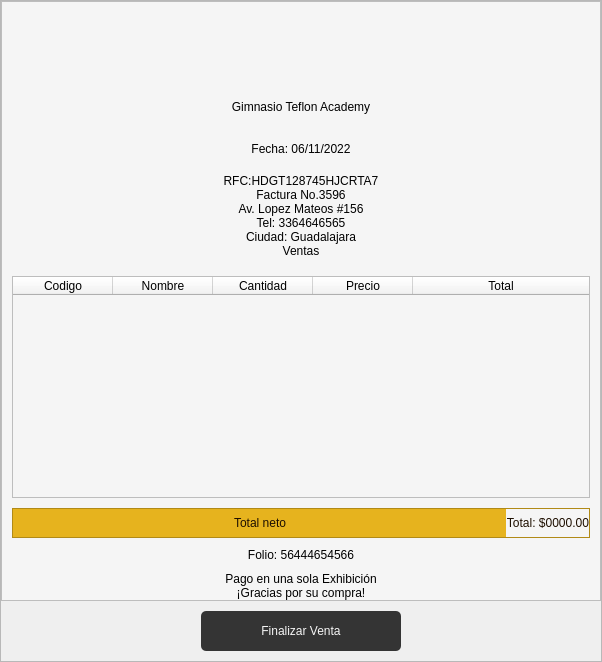
                     <widget class="QFrame" name="frame_44">
                      <property name="minimumSize">
                       <size>
                        <width>0</width>
                        <height>0</height>
                       </size>
                      </property>
                      <property name="maximumSize">
                       <size>
                        <width>700</width>
                        <height>16777215</height>
                       </size>
                      </property>
                      <property name="styleSheet">
                       <string notr="true"/>
                      </property>
                      <property name="frameShape">
                       <enum>QFrame::StyledPanel</enum>
                      </property>
                      <property name="frameShadow">
                       <enum>QFrame::Raised</enum>
                      </property>
                      <layout class="QVBoxLayout" name="verticalLayout_8">
                       <property name="spacing">
                        <number>0</number>
                       </property>
                       <property name="leftMargin">
                        <number>0</number>
                       </property>
                       <property name="topMargin">
                        <number>0</number>
                       </property>
                       <property name="rightMargin">
                        <number>0</number>
                       </property>
                       <property name="bottomMargin">
                        <number>0</number>
                       </property>
                       <item alignment="Qt::AlignHCenter|Qt::AlignVCenter">
                        <widget class="QFrame" name="frame_10">
                         <property name="minimumSize">
                          <size>
                           <width>600</width>
                           <height>600</height>
                          </size>
                         </property>
                         <property name="maximumSize">
                          <size>
                           <width>16777215</width>
                           <height>16777215</height>
                          </size>
                         </property>
                         <property name="styleSheet">
                          <string notr="true">QFrame{
	background-color: whitesmoke;
	
}

</string>
                         </property>
                         <property name="frameShape">
                          <enum>QFrame::StyledPanel</enum>
                         </property>
                         <property name="frameShadow">
                          <enum>QFrame::Raised</enum>
                         </property>
                         <layout class="QVBoxLayout" name="verticalLayout_29">
                          <property name="spacing">
                           <number>10</number>
                          </property>
                          <property name="leftMargin">
                           <number>10</number>
                          </property>
                          <property name="topMargin">
                           <number>0</number>
                          </property>
                          <property name="rightMargin">
                           <number>10</number>
                          </property>
                          <property name="bottomMargin">
                           <number>0</number>
                          </property>
                          <item>
                           <widget class="QLabel" name="label_7">
                            <property name="minimumSize">
                             <size>
                              <width>70</width>
                              <height>70</height>
                             </size>
                            </property>
                            <property name="styleSheet">
                             <string notr="true">background-color: rgb(255, 255, 255, 0);
image: url(:/menu/logonegro.png);
border: 0px solid #e6b31e;</string>
                            </property>
                            <property name="text">
                             <string/>
                            </property>
                           </widget>
                          </item>
                          <item>
                           <widget class="QLabel" name="label_9">
                            <property name="minimumSize">
                             <size>
                              <width>270</width>
                              <height>50</height>
                             </size>
                            </property>
                            <property name="styleSheet">
                             <string notr="true">background-color: rgb(255, 255, 255, 0);
border: 0px solid #e6b31e;
font: 63 20pt &quot;Bahnschrift SemiBold SemiConden&quot;;</string>
                            </property>
                            <property name="text">
                             <string>Gimnasio Teflon Academy</string>
                            </property>
                            <property name="alignment">
                             <set>Qt::AlignCenter</set>
                            </property>
                           </widget>
                          </item>
                          <item alignment="Qt::AlignHCenter|Qt::AlignVCenter">
                           <widget class="QLabel" name="FechaTicket">
                            <property name="minimumSize">
                             <size>
                              <width>170</width>
                              <height>0</height>
                             </size>
                            </property>
                            <property name="maximumSize">
                             <size>
                              <width>16777215</width>
                              <height>16777215</height>
                             </size>
                            </property>
                            <property name="styleSheet">
                             <string notr="true">background-color: rgb(255, 255, 255, 0);
border: 0px solid #e6b31e;
font: 87 10pt &quot;Helvetica Black&quot;;</string>
                            </property>
                            <property name="text">
                             <string>Fecha: 06/11/2022</string>
                            </property>
                            <property name="alignment">
                             <set>Qt::AlignCenter</set>
                            </property>
                           </widget>
                          </item>
                          <item>
                           <widget class="QLabel" name="label_139">
                            <property name="minimumSize">
                             <size>
                              <width>170</width>
                              <height>100</height>
                             </size>
                            </property>
                            <property name="styleSheet">
                             <string notr="true">background-color: rgb(255, 255, 255, 0);
border: 0px solid #e6b31e;
font: 87 10pt &quot;Helvetica Black&quot;;</string>
                            </property>
                            <property name="text">
                             <string>RFC:HDGT128745HJCRTA7
Factura No.3596
Av. Lopez Mateos #156
Tel: 3364646565
Ciudad: Guadalajara
Ventas</string>
                            </property>
                            <property name="alignment">
                             <set>Qt::AlignCenter</set>
                            </property>
                           </widget>
                          </item>
                          <item>
                           <widget class="QTableWidget" name="tableWidget_3">
                            <property name="minimumSize">
                             <size>
                              <width>510</width>
                              <height>0</height>
                             </size>
                            </property>
                            <property name="styleSheet">
                             <string notr="true">QHeaderView::section{
    color: rgb(30, 15, 0);
	padding: 5px;
	border: 2px dashed gray;
	font: 87 13pt &quot;Arial Black&quot;;

};
</string>
                            </property>
                            <property name="showDropIndicator" stdset="0">
                             <bool>true</bool>
                            </property>
                            <property name="showGrid">
                             <bool>true</bool>
                            </property>
                            <property name="gridStyle">
                             <enum>Qt::DashLine</enum>
                            </property>
                            <property name="cornerButtonEnabled">
                             <bool>true</bool>
                            </property>
                            <attribute name="horizontalHeaderCascadingSectionResizes">
                             <bool>false</bool>
                            </attribute>
                            <attribute name="horizontalHeaderShowSortIndicator" stdset="0">
                             <bool>false</bool>
                            </attribute>
                            <attribute name="horizontalHeaderStretchLastSection">
                             <bool>true</bool>
                            </attribute>
                            <column>
                             <property name="text">
                              <string>Codigo</string>
                             </property>
                            </column>
                            <column>
                             <property name="text">
                              <string>Nombre</string>
                             </property>
                            </column>
                            <column>
                             <property name="text">
                              <string>Cantidad</string>
                             </property>
                            </column>
                            <column>
                             <property name="text">
                              <string>Precio</string>
                             </property>
                            </column>
                            <column>
                             <property name="text">
                              <string>Total</string>
                             </property>
                            </column>
                           </widget>
                          </item>
                          <item>
                           <widget class="QFrame" name="frame_48">
                            <property name="minimumSize">
                             <size>
                              <width>510</width>
                              <height>30</height>
                             </size>
                            </property>
                            <property name="styleSheet">
                             <string notr="true">background-color: rgb(230, 179, 30);
font: 63 16pt &quot;Bahnschrift SemiBold SemiConden&quot;;</string>
                            </property>
                            <property name="frameShape">
                             <enum>QFrame::StyledPanel</enum>
                            </property>
                            <property name="frameShadow">
                             <enum>QFrame::Raised</enum>
                            </property>
                            <layout class="QHBoxLayout" name="horizontalLayout_22">
                             <property name="spacing">
                              <number>0</number>
                             </property>
                             <property name="leftMargin">
                              <number>0</number>
                             </property>
                             <property name="topMargin">
                              <number>0</number>
                             </property>
                             <property name="rightMargin">
                              <number>0</number>
                             </property>
                             <property name="bottomMargin">
                              <number>0</number>
                             </property>
                             <item>
                              <spacer name="horizontalSpacer_12">
                               <property name="orientation">
                                <enum>Qt::Horizontal</enum>
                               </property>
                               <property name="sizeHint" stdset="0">
                                <size>
                                 <width>213</width>
                                 <height>20</height>
                                </size>
                               </property>
                              </spacer>
                             </item>
                             <item>
                              <widget class="QLabel" name="label_143">
                               <property name="styleSheet">
                                <string notr="true">color: rgb(30, 15, 0);</string>
                               </property>
                               <property name="text">
                                <string>Total neto</string>
                               </property>
                              </widget>
                             </item>
                             <item>
                              <spacer name="horizontalSpacer_13">
                               <property name="orientation">
                                <enum>Qt::Horizontal</enum>
                               </property>
                               <property name="sizeHint" stdset="0">
                                <size>
                                 <width>212</width>
                                 <height>20</height>
                                </size>
                               </property>
                              </spacer>
                             </item>
                             <item>
                              <widget class="QLabel" name="label_144">
                               <property name="styleSheet">
                                <string notr="true">color: rgb(30, 15, 0);
border: .5px solid #e6b31e;
background-color: rgb(245, 245, 245);
</string>
                               </property>
                               <property name="text">
                                <string>Total: $0000.00</string>
                               </property>
                               <property name="alignment">
                                <set>Qt::AlignRight|Qt::AlignTrailing|Qt::AlignVCenter</set>
                               </property>
                              </widget>
                             </item>
                            </layout>
                           </widget>
                          </item>
                          <item>
                           <widget class="QLabel" name="label_149">
                            <property name="styleSheet">
                             <string notr="true">background-color: rgb(255, 255, 255, 0);
border: 0px solid #e6b31e;
font: 87 10pt &quot;Helvetica Black&quot;;</string>
                            </property>
                            <property name="text">
                             <string>Folio: 56444654566</string>
                            </property>
                            <property name="alignment">
                             <set>Qt::AlignCenter</set>
                            </property>
                           </widget>
                          </item>
                          <item>
                           <widget class="QLabel" name="label_147">
                            <property name="styleSheet">
                             <string notr="true">background-color: rgb(255, 255, 255, 0);
border: 0px solid #e6b31e;
font: 87 10pt &quot;Helvetica Black&quot;;</string>
                            </property>
                            <property name="text">
                             <string>Pago en una sola Exhibición
¡Gracias por su compra!</string>
                            </property>
                            <property name="alignment">
                             <set>Qt::AlignCenter</set>
                            </property>
                           </widget>
                          </item>
                         </layout>
                        </widget>
                       </item>
                       <item alignment="Qt::AlignHCenter">
                        <widget class="QPushButton" name="pushButton_29">
                         <property name="minimumSize">
                          <size>
                           <width>200</width>
                           <height>60</height>
                          </size>
                         </property>
                         <property name="cursor">
                          <cursorShape>PointingHandCursor</cursorShape>
                         </property>
                         <property name="styleSheet">
                          <string notr="true">QPushButton{
	background-color: #343434;
	font: 87 14pt &quot;Arial Black&quot;;
	color: whitesmoke;
	border-radius: 5px;
	border: .5px solid #e6b31e;
	margin: 10 px;
	right-margin: 10px;
}

QPushButton:hover{
	background-color: #e6b31e;
	font: 87 14pt &quot;Arial Black&quot;;
	color: whitesmoke;
	border-radius: 5px;
	border: 1.5px solid #343434;
	margin: 10 px;
	right-margin: 10px;
}</string>
                         </property>
                         <property name="text">
                          <string>Finalizar Venta</string>
                         </property>
                        </widget>
                       </item>
                      </layout>
                     </widget>
